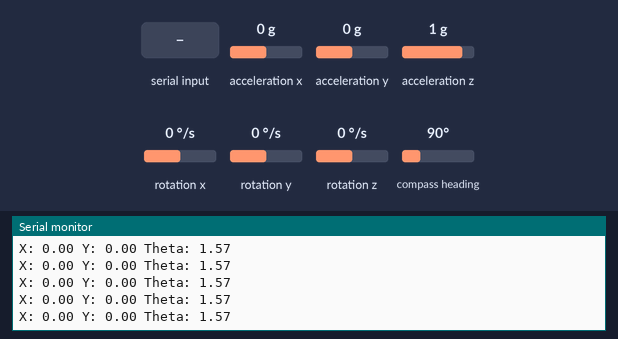
A sketch run on a simulated Arduino Uno, built with avr-gcc and run on an emulated ATmega328P. Shown: the last lines printed to the serial monitor. Inputs (shaded band) come from the test bench; at power-on: acceleration x 0 g, compass heading 90°, acceleration y 0 g, acceleration z 1 g, rotation x 0 °/s, rotation y 0 °/s, rotation z 0 °/s.

Above: at 1.2 s.
1.3 s: acceleration x set to -1.4 g
At 2.0 s:
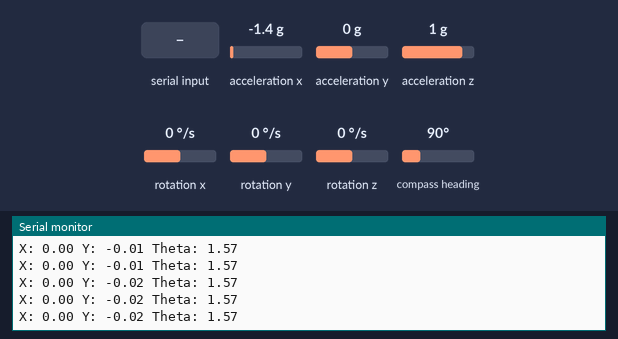
4.3 s: "90,45\n" received over Serial
5.8 s: compass heading set to 352°
At 6.5 s:
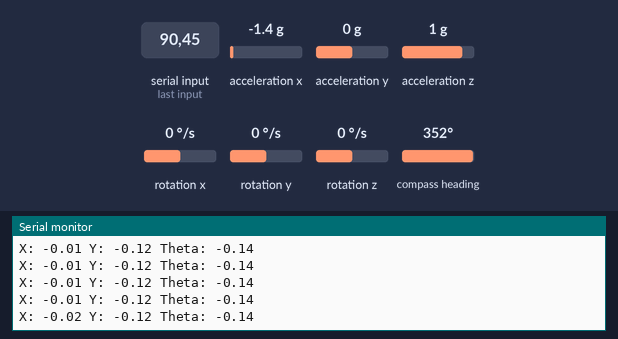
8.8 s: "30,150\n" received over Serial
11.8 s: "5\n" received over Serial
14.8 s: "90 45 200\n" received over Serial
Timing chart, 0 to 17.8 s (numbered marks = the images above; inputs shaded):
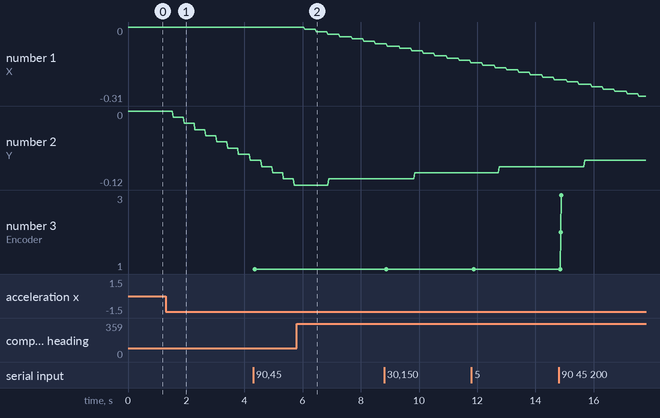

The sketch:

modifying_code_for_encoder.ino
```cpp
#include <Wire.h>
#include <Adafruit_Sensor.h>
#include <Adafruit_BNO055.h>
#include <utility/imumaths.h>

Adafruit_BNO055 bno = Adafruit_BNO055(55);

#define ROBOT_RADIUS 0.15f
#define WHEEL_RADIUS 0.05f
#define COUNTS_TO_RAD 0.001f
#define DT 0.02f

float Q_pos = 0.01f;
float Q_vel = 0.1f;
float R_encoder = 0.1f;
float R_imu = 0.05f;


const float K_MATRIX[3][3] = {
    {-0.866f,  0.5f,   ROBOT_RADIUS},
    { 0.866f,  0.5f,   ROBOT_RADIUS},
    { 0.0f,   -1.0f,   ROBOT_RADIUS}
};

struct RobotState {
    float x, y, theta;
    float vx, vy, omega;
};

struct EncoderCounts {
    long Encoder1, Encoder2, Encoder3;
};

RobotState currentState = {0};
EncoderCounts lastCounts = {0};

void SensorFusion_Init();
void SensorFusion_Update();
RobotState SensorFusion_GetState();

int Encoder1 = 0, Encoder2 = 0, Encoder3 = 0;


void setup() {
  // put your setup code here, to run once:
  Serial.begin(9600);

    if (!bno.begin()) {
        Serial.println("No BNO055 detected. Check wiring!");
        while (1);
    }

}

void loop(){
  if (Serial.available() > 0) {
    String input = Serial.readStringUntil('\n');
    int values[3] = {0, 0, 0};

    int numRead = sscanf(input.c_str(), "%d %d %d", &values[0], &values[1], &values[2]);

    if (numRead > 0) {
      Serial.print("Encoder1: ");
      Serial.println(values[0]);
    if (numRead > 1) {
      Serial.print("Encoder2: ");
      Serial.println(values[1]);
    }
    if (numRead > 2) {
      Serial.print("Encoder3: ");
      Serial.println(values[2]);
      }
    }
  }

SensorFusion_Update();

RobotState state = SensorFusion_GetState();
Serial.print("X: "); Serial.print(state.x);
Serial.print(" Y: "); Serial.print(state.y);
Serial.print(" Theta: "); Serial.println(state.theta);

delay(20); // Run at 50Hz
}

void SensorFusion_Reset() {
    currentState.x = 0.0f;
    currentState.y = 0.0f;
    currentState.theta = 0.0f;
    currentState.vx = 0.0f;
    currentState.vy = 0.0f;
    currentState.omega = 0.0f;
    lastCounts.Encoder1 = 0;
    lastCounts.Encoder2 = 0;
    lastCounts.Encoder3 = 0;
}

void SensorFusion_Update() {
    // Read encoders
    EncoderCounts currentCounts;
    currentCounts.Encoder1 = Encoder1;
    currentCounts.Encoder2 = Encoder2;
    currentCounts.Encoder3 = Encoder3;

    // Get IMU data
    sensors_event_t orientationData, gyroData, accelData;
    bno.getEvent(&orientationData, Adafruit_BNO055::VECTOR_EULER);
    bno.getEvent(&gyroData, Adafruit_BNO055::VECTOR_GYROSCOPE);
    bno.getEvent(&accelData, Adafruit_BNO055::VECTOR_ACCELEROMETER);

    // Calculate encoder deltas
    float deltaCounts[3] = {
        (float)(currentCounts.Encoder1 - lastCounts.Encoder1),
        (float)(currentCounts.Encoder2 - lastCounts.Encoder2),
        (float)(currentCounts.Encoder3 - lastCounts.Encoder3)
    };

 float wheelVel[3];
    for (int i = 0; i < 3; i++) {
        wheelVel[i] = (deltaCounts[i] * COUNTS_TO_RAD * WHEEL_RADIUS) / DT;
    }

    // Calculate robot velocities from encoders
    float vel_x_enc = 0.0f, vel_y_enc = 0.0f, omega_enc = 0.0f;
    for (int i = 0; i < 3; i++) {
        vel_x_enc += K_MATRIX[i][0] * wheelVel[i] / 3.0f;
        vel_y_enc += K_MATRIX[i][1] * wheelVel[i] / 3.0f;
        omega_enc += K_MATRIX[i][2] * wheelVel[i] / (3.0f * ROBOT_RADIUS);
    }

    // Fuse encoder and IMU data using complementary filter
    float alpha = 0.85f; // Weight for encoder data

    currentState.vx = alpha * vel_x_enc + (1.0f - alpha) * accelData.acceleration.x * DT;
    currentState.vy = alpha * vel_y_enc + (1.0f - alpha) * accelData.acceleration.y * DT;
    currentState.omega = alpha * omega_enc + (1.0f - alpha) * gyroData.gyro.z;

    // Update heading using IMU (more accurate than encoder integration)
    currentState.theta = orientationData.orientation.x * (PI / 180.0f); // Convert degrees to radians

    // Update position
    float cosTheta = cosf(currentState.theta);
    float sinTheta = sinf(currentState.theta);

    // Transform velocities to global frame and integrate
    currentState.x += (currentState.vx * cosTheta - currentState.vy * sinTheta) * DT;
    currentState.y += (currentState.vx * sinTheta + currentState.vy * cosTheta) * DT;

    // Normalize theta to -π to π
    while (currentState.theta > PI) currentState.theta -= 2.0f * PI;
    while (currentState.theta < -PI) currentState.theta += 2.0f * PI;

    // Save current counts for next update
    lastCounts = currentCounts;
}

RobotState SensorFusion_GetState() {
    return currentState;
}
```

Measured:
- after the input at 1.3 s, the serial monitor: prints a new line after 0.06 s (image 1)
- after the input at 5.8 s, the serial monitor: prints a new line after 0.07 s (image 2)
- plotted number 2: 0 → -0.08 after the input at 1.3 s
- plotted number 3: 1 → 3 after the input at 14.8 s
